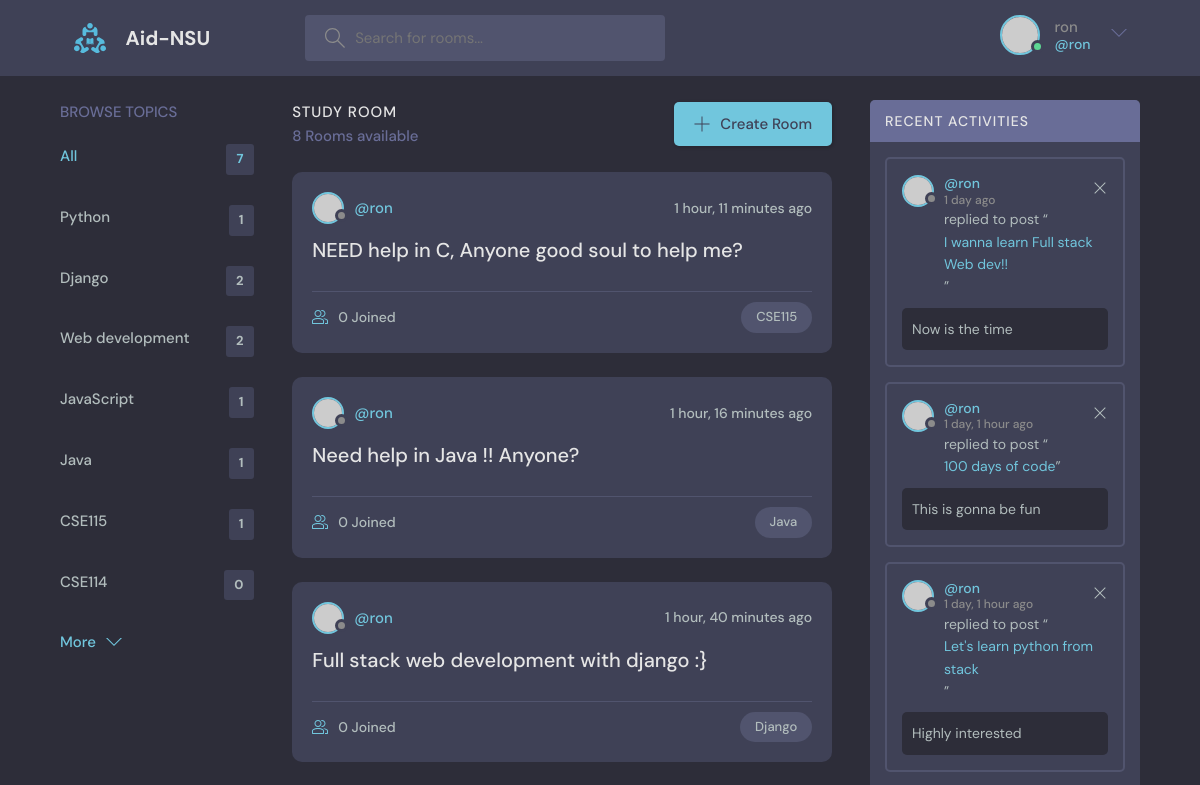
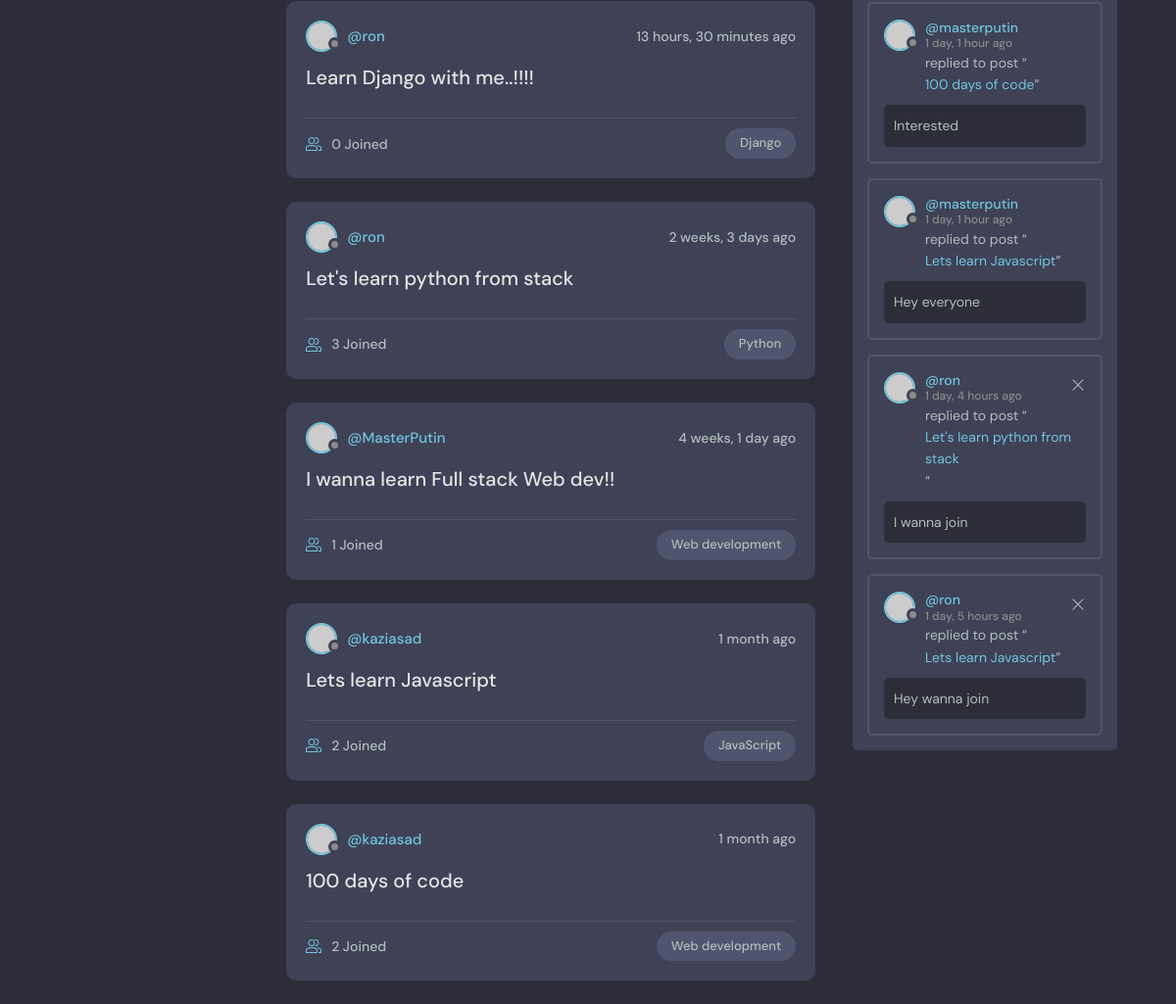
Screenshot of / (signed in) with the database file from the repository (2 pictures, top to bottom).
### base/models.py (models this page shows, shortened)
class Topic(models.Model):
    name = models.CharField(max_length=200)

class Room(models.Model):
    host = models.ForeignKey(User, on_delete=models.SET_NULL,null=True)
    topic = models.ForeignKey(Topic, on_delete=models.SET_NULL,null=True)
    name = models.CharField(max_length=200)
    description = models.TextField(null=True, blank=True)
    participants = models.ManyToManyField(User, related_name = 'participants', blank=True)
    updated = models.DateTimeField(auto_now=True)
    created = models.DateTimeField(auto_now_add=True)
    class Meta:
        ordering = ['-updated' , '-created']
    def __str__(self):
        return self.name

class Message(models.Model):
    user = models.ForeignKey(User, on_delete=models.CASCADE)
    room = models.ForeignKey(Room, on_delete=models.CASCADE)
    body = models.TextField()
    updated = models.DateTimeField(auto_now=True)
    created = models.DateTimeField(auto_now_add=True)
    class Meta:
        ordering = ['-updated' , '-created']

### base/views.py (the view)
# urls.py: path('',views.home, name="home"),
def home(request):
    q = request.GET.get('q') if request.GET.get('q') != None else ''
    rooms = Room.objects.filter(
        Q(topic__name__contains=q) |
        Q(name__icontains=q) |
        Q(description__icontains=q)
    )
    topics = Topic.objects.all()
    room_count = rooms.count()
    room_messages = Message.objects.filter(
        Q(room__name__icontains=q))  # Mofidy the activity settings
    context = {'rooms': rooms, 'topics': topics,
               'room_count': room_count, 'room_messages': room_messages}
    return render(request, 'base/home.html', context)

### base/templates/base/home.html (shortened to what this page needs)
{% extends 'main.html' %}
{% block content %}
<main class="layout layout--3">
  <div class="container">
    {% include 'base/topics_component.html' %}
    <div class="roomList">
      <div class="roomList__header">
        <div>
          <h2>Study Room</h2>
          <p>{{room_count}} Rooms available</p>
        </div>
        <a class="btn btn--main" href="{% url 'create-room' %}">
          <svg version="1.1" xmlns="http://www.w3.org/2000/svg" width="32" height="32" viewBox="0 0 32 32">
            <title>add</title>
            <path
              d="M16.943 0.943h-1.885v14.115h-14.115v1.885h14.115v14.115h1.885v-14.115h14.115v-1.885h-14.115v-14.115z">
            </path>
          </svg>
          Create Room
        </a>
      </div>
       {% include 'base/feed_component.html' %}
    </div>
    {% include 'base/activity_component.html' %}
  </div>
</main>
{% endblock %}

### templates/navbar.html (shortened to what this page needs)
{% load static %}
<header class="header header--loggedIn">
    <div class="container">
        <a href="{% url 'home' %}" class="header__logo">
            <img src="{% static 'images/logo.svg'%}" />
            <h1>Aid-NSU</h1>
        </a>
        <form class="header__search" method="GET" action="{% url 'home' %}">
            <label>
                <input name="q" placeholder="Search for rooms..." />
            </label>
        </form>
        <nav class="header__menu">
            {% if request.user.is_authenticated %}
            <div class="header__user">
                <a href="profile.html">
                    <div class="avatar avatar--medium active">
                        <img src="https://randomuser.me/api/portraits/men/37.jpg" />
                    </div>
                    <p>{{request.user.username}} <span>@{{request.user.username}}</span></p>
                </a>
                <button class="dropdown-button">
                    <svg version="1.1" xmlns="http://www.w3.org/2000/svg" width="32" height="32" viewBox="0 0 32 32">
                        <title>chevron-down</title>
                        <path d="M16 21l-13-13h-3l16 16 16-16h-3l-13 13z"></path>
                    </svg>
                </button>
            </div>
            {% else %}
            <a href="{% url 'login' %}">
                <img src="{% static 'images/avatar.svg' %}"/>
                <p>Login</p>
            </a>
            {% endif %}
        </nav>
    </div>
</header>

### base/templates/base/topics_component.html
<div class="topics">
    <div class="topics__header">
      <h2>Browse Topics</h2>
    </div>
    <ul class="topics__list">
      <li>
        <a href="{% url 'home'%}" class="active">All <span>{{topics.count}}</span></a>
      </li>
      {% for topic in topics %}
      <li>
        <a href=""{% url 'home' %}?q={{topic.name}}">{{topic.name}}<span>{{topic.room_set.all.count}}</span></a>
      </li>
      {% endfor %}
    </ul>
    <a class="btn btn--link" href="topics.html">
      More
      <svg version="1.1" xmlns="http://www.w3.org/2000/svg" width="32" height="32" viewBox="0 0 32 32">
        <title>chevron-down</title>
        <path d="M16 21l-13-13h-3l16 16 16-16h-3l-13 13z"></path>
      </svg>
    </a>
  </div>

### base/templates/base/feed_component.html (shortened to what this page needs)
{% for room in rooms %}
<div class="roomListRoom">
        <div class="roomListRoom__header">
          <a href="{% url 'user-profile' room.host.id %}" class="roomListRoom__author">
            <div class="avatar avatar--small">
              <img src="https://randomuser.me/api/portraits/women/11.jpg" />
            </div>
            <span>@{{room.host.username}}</span>
          </a>
          <div class="roomListRoom__actions">
            <span>{{room.created|timesince}} ago</span>
          </div>
        </div>
        <div class="roomListRoom__content">
          <a href="{% url 'room' room.id %}">{{room.name}}</a>
        </div>
        <div class="roomListRoom__meta">
          <a href="{% url 'room' room.id %}" class="roomListRoom__joined">
            {{room.participants.all.count}} Joined
          </a>
          <p class="roomListRoom__topic">{{room.topic.name}}</p>
        </div>
</div>
{% endfor %}

### base/templates/base/activity_component.html
<div class="activities">
    <div class="activities__header">
      <h2>Recent Activities</h2>
    </div>
    {% for message in room_messages %}
    <div class="activities__box">
      <div class="activities__boxHeader roomListRoom__header">
        <a href="{% url 'user-profile' message.user.id %}" class="roomListRoom__author">
          <div class="avatar avatar--small">
            <img src="https://randomuser.me/api/portraits/women/11.jpg" />
          </div>
          <p>
            @{{message.user}}
            <span>{{message.created|timesince}} ago </span>
          </p>
        </a>
        {% if request.user == message.user %}
        <div class="roomListRoom__actions">
          <a href="{% url 'delete-message' message.id %}">
            <svg version="1.1" xmlns="http://www.w3.org/2000/svg" width="32" height="32" viewBox="0 0 32 32">
              <title>remove</title>
              <path
                d="M27.314 6.019l-1.333-1.333-9.98 9.981-9.981-9.981-1.333 1.333 9.981 9.981-9.981 9.98 1.333 1.333 9.981-9.98 9.98 9.98 1.333-1.333-9.98-9.98 9.98-9.981z">
              </path>
            </svg>
          </a>
        </div>
        {% endif %}
      </div>
      <div class="activities__boxContent">
        <p>replied to post “<a href="{% url 'room' message.room.id %}">{{message.room}}</a>”</p>
        <div class="activities__boxRoomContent">
            {{message.body}}
        </div>
      </div>
    </div>
    {% endfor %}
  </div>

### rows the page displays
Topic: name "Python", room_set.all.count "1"
Topic: name "Django", room_set.all.count "2"
Topic: name "Web development", room_set.all.count "2"
Topic: name "JavaScript", room_set.all.count "1"
Topic: name "Java", room_set.all.count "1"
Topic: name "CSE115", room_set.all.count "1"
Topic: name "CSE114", room_set.all.count "0"
Room: host.username "ron", created "1 hour, 11 minutes", name "NEED help in C, Anyone good soul to help me?", participants.all.count "0", topic.name "CSE115"
Room: host.username "ron", created "1 hour, 16 minutes", name "Need help in Java !! Anyone?", participants.all.count "0", topic.name "Java"
Room: host.username "ron", created "1 hour, 40 minutes", name "Full stack web development with django :}", participants.all.count "0", topic.name "Django"
Room: host.username "ron", created "13 hours, 30 minutes", name "Learn Django with me..!!!!", participants.all.count "0", topic.name "Django"
Room: host.username "ron", created "2 weeks, 3 days", name "Let's learn python from stack", participants.all.count "3", topic.name "Python"
Room: host.username "MasterPutin", created "4 weeks, 1 day", name "I wanna learn Full stack Web dev!!", participants.all.count "1", topic.name "Web development"
Room: host.username "kaziasad", created "1 month", name "Lets learn Javascript", participants.all.count "2", topic.name "JavaScript"
Room: host.username "kaziasad", created "1 month", name "100 days of code", participants.all.count "2", topic.name "Web development"
Message: user "ron", created "1 day", room "I wanna learn Full stack Web dev!!", body "Now is the time"
Message: user "ron", created "1 day, 1 hour", room "100 days of code", body "This is gonna be fun"
Message: user "ron", created "1 day, 1 hour", room "Let's learn python from stack", body "Highly interested"
Message: user "masterputin", created "1 day, 1 hour", room "100 days of code", body "Interested"
Message: user "masterputin", created "1 day, 1 hour", room "Lets learn Javascript", body "Hey everyone"
Message: user "ron", created "1 day, 4 hours", room "Let's learn python from stack", body "I wanna join"
Message: user "ron", created "1 day, 5 hours", room "Lets learn Javascript", body "Hey wanna join"

### other values shown
{{ request.user.username }} "ron"
{{ topics.count }} "7"
{{ room_count }} "8"
